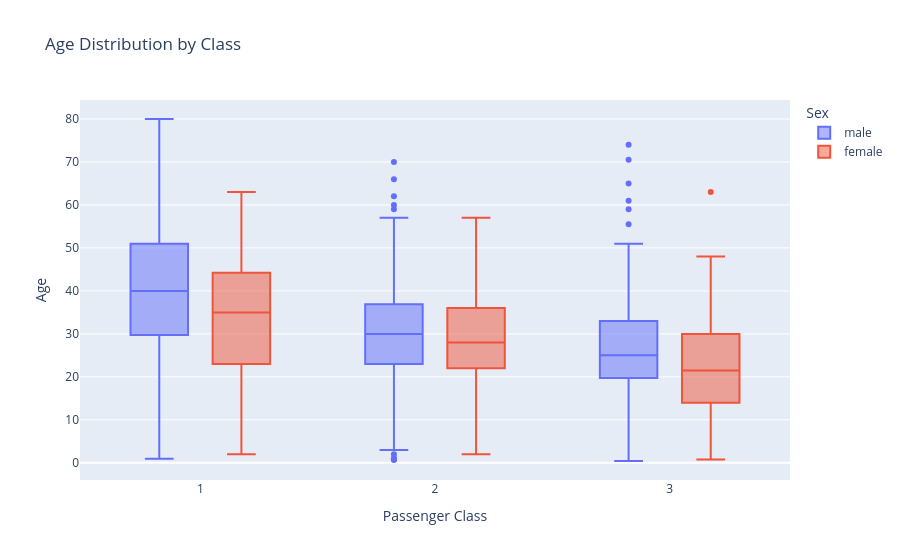

The cell this chart's notebook holds for it:
### Code cell
fig = px.box(df, x="Pclass", y="Age", color="Sex", title="Age Distribution by Class", labels={"Pclass": "Passenger Class", "Age": "Age"})

fig.show()

### Figure 1 — Plotly figure (JSON) as saved in the notebook; plotly's stock layout.template omitted (floating-point values rounded to 4 significant figures; data arrays with more than 128 entries replaced by an {"elided": "..."} marker saying what was removed)
{"data": [{"alignmentgroup": "True", "hovertemplate": "Sex=male<br>Passenger Class=%{x}<br>Age=%{y}<extra></extra>", "legendgroup": "male", "marker": {"color": "#636efa"}, "name": "male", "notched": false, "offsetgroup": "male", "orientation": "v", "showlegend": true, "type": "box", "x": {"elided": "577 int values"}, "x0": " ", "xaxis": "x", "y": {"elided": "577 float values"}, "y0": " ", "yaxis": "y"}, {"alignmentgroup": "True", "hovertemplate": "Sex=female<br>Passenger Class=%{x}<br>Age=%{y}<extra></extra>", "legendgroup": "female", "marker": {"color": "#EF553B"}, "name": "female", "notched": false, "offsetgroup": "female", "orientation": "v", "showlegend": true, "type": "box", "x": {"elided": "314 int values"}, "x0": " ", "xaxis": "x", "y": {"elided": "314 float values"}, "y0": " ", "yaxis": "y"}], "layout": {"boxmode": "group", "legend": {"title": {"text": "Sex"}, "tracegroupgap": 0}, "title": {"text": "Age Distribution by Class"}, "xaxis": {"anchor": "y", "domain": [0, 1], "title": {"text": "Passenger Class"}}, "yaxis": {"anchor": "x", "domain": [0, 1], "title": {"text": "Age"}}}}
